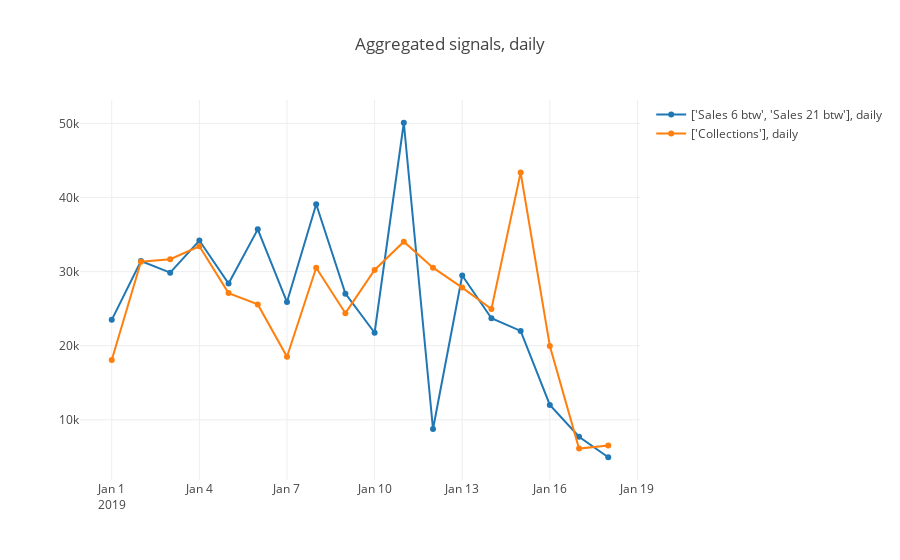

Write notebook code for a chart like this one.
### Code cell
constructSignals(df_all, query=[{"select": ["Sales 6 btw", "Sales 21 btw"], 
                              "_with": None}, 
                                {"select": ["Collections"], "_with": None}], on="GroundTruth", agg_period="D", vis_type="line")

### Figure 1 — Plotly figure (JSON) as saved in the notebook; plotly's stock layout.template omitted (floating-point values rounded to 4 significant figures)
{"data": [{"name": "['Sales 6 btw', 'Sales 21 btw'], daily", "type": "scatter", "uid": "c405a55b-794b-4e0a-ad2c-dfcc6dd84128", "x": ["2019-01-01", "2019-01-02", "2019-01-03", "2019-01-04", "2019-01-05", "2019-01-06", "2019-01-07", "2019-01-08", "2019-01-09", "2019-01-10", "2019-01-11", "2019-01-12", "2019-01-13", "2019-01-14", "2019-01-15", "2019-01-16", "2019-01-17", "2019-01-18"], "y": [23490.0, 31420.0, 29860.0, 34200.0, 28390.0, 35700.0, 25890.0, 39090.0, 27030.0, 21750.0, 50080.0, 8762.0, 29470.0, 23700.0, 22000.0, 12000.0, 7718.0, 4952.0]}, {"name": "['Collections'], daily", "type": "scatter", "uid": "a6ab8637-3306-47c9-9eb8-cb5ef1ab503c", "x": ["2019-01-01", "2019-01-02", "2019-01-03", "2019-01-04", "2019-01-05", "2019-01-06", "2019-01-07", "2019-01-08", "2019-01-09", "2019-01-10", "2019-01-11", "2019-01-12", "2019-01-13", "2019-01-14", "2019-01-15", "2019-01-16", "2019-01-17", "2019-01-18"], "y": [18080.0, 31340.0, 31670.0, 33420.0, 27100.0, 25570.0, 18520.0, 30520.0, 24390.0, 30220.0, 34040.0, 30530.0, 27840.0, 24950.0, 43370.0, 19970.0, 6119.0, 6550.0]}], "layout": {"hovermode": "closest", "showlegend": true, "title": {"text": "Aggregated signals, daily"}}}
